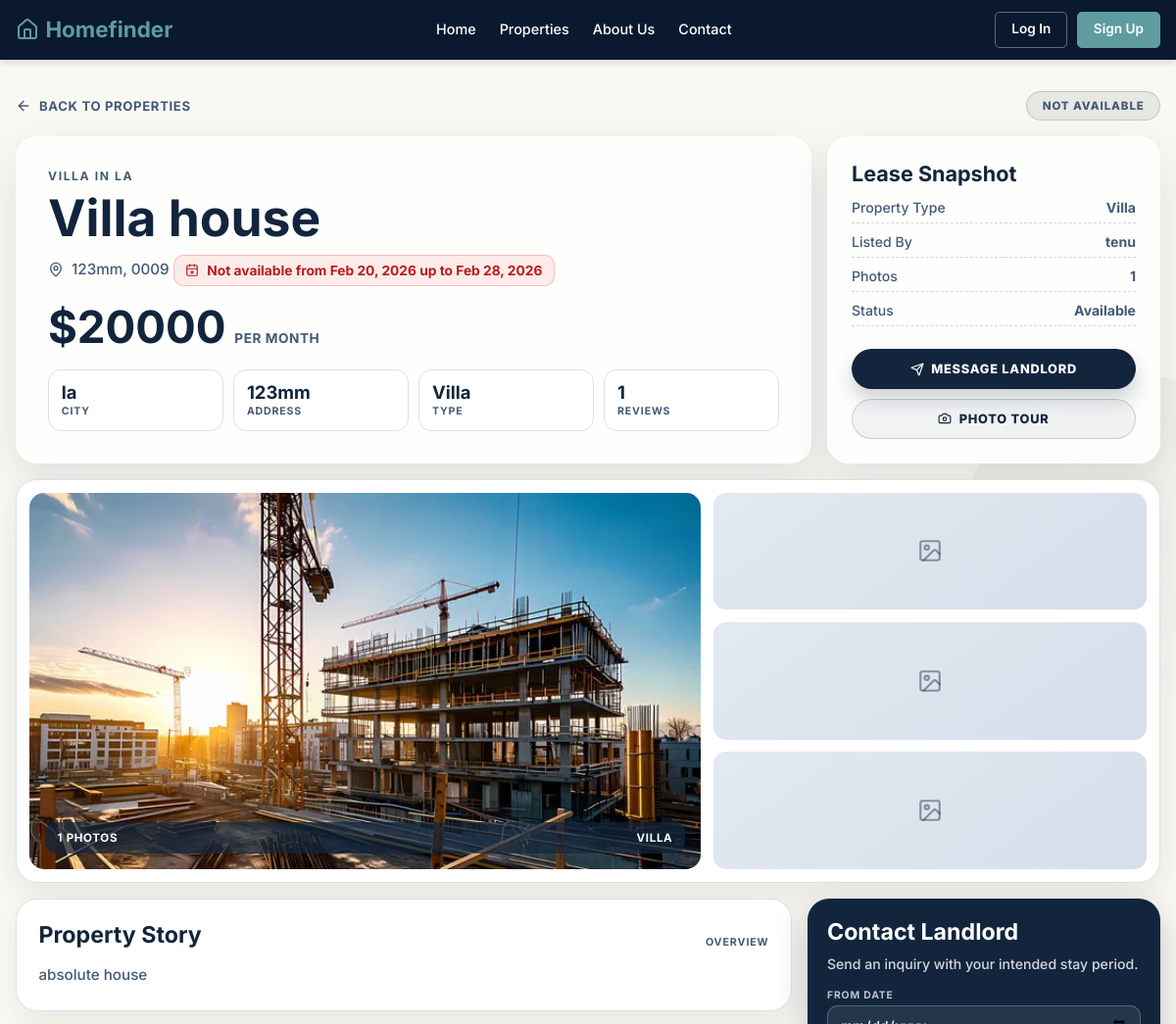
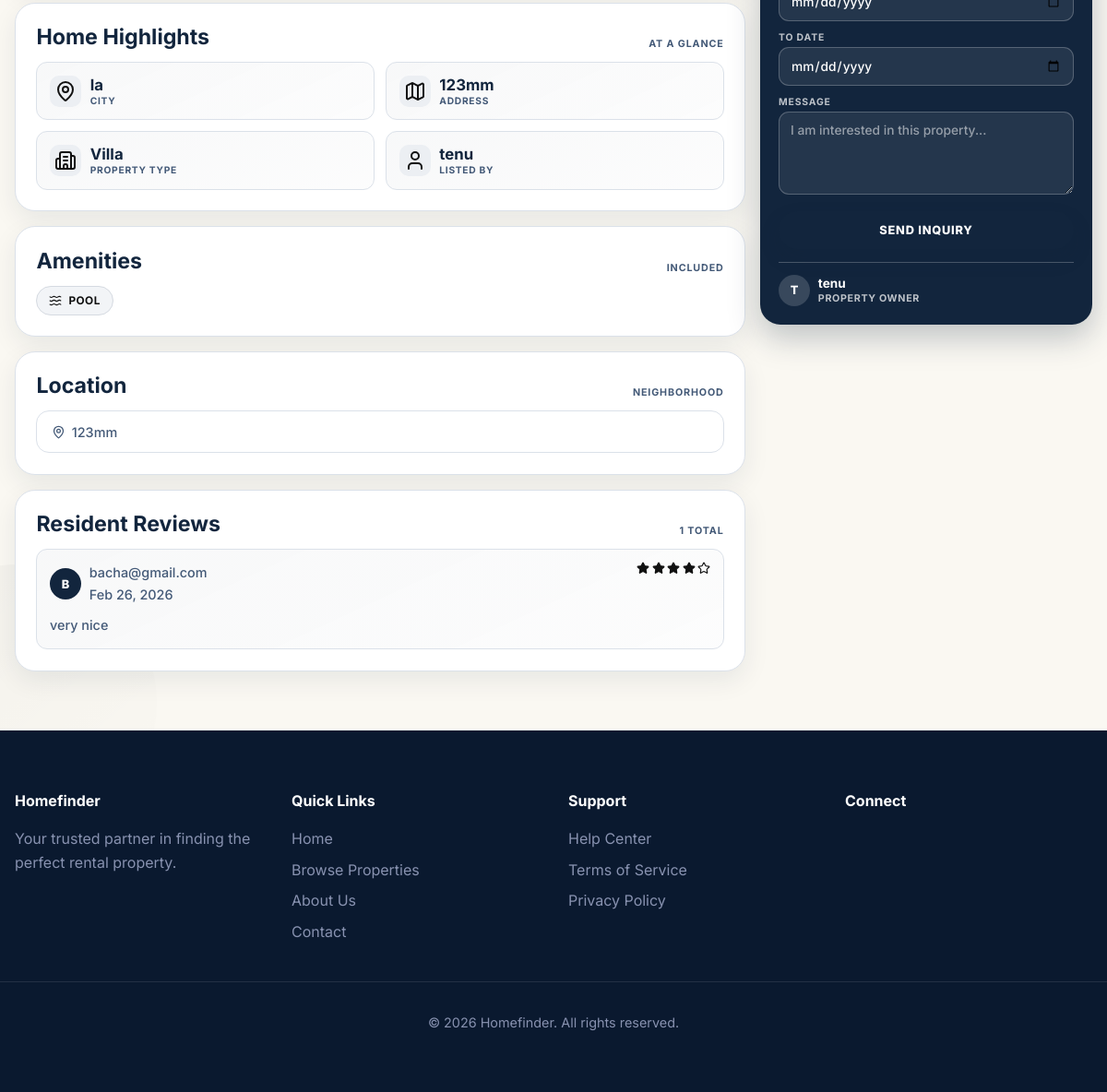
Screenshot of /properties/1/ with the database file from the repository (2 pictures, top to bottom).
### home_finder/models.py (models this page shows, shortened)
class Property(models.Model):
    PROPERTY_TYPES = (
        ('apartment', 'Apartment'),
        ('house',     'House'),
        ('villa',     'Villa'),
        ('studio',    'Studio'),
    )
    landlord = models.ForeignKey(
        User,
        on_delete=models.CASCADE,
        related_name='properties'
    )
    title       = models.CharField(max_length=255)   # Short text, e.g. "Cozy Studio in Bole"
    description = models.TextField()                  # Long text, e.g. a paragraph about the property
    location    = models.CharField(max_length=255)    # Full street address
    city        = models.CharField(max_length=100)    # City name
    zip_code    = models.CharField(max_length=20, blank=True, null=True)
    property_type = models.CharField(max_length=50, choices=PROPERTY_TYPES)
    price_per_month = models.DecimalField(max_digits=10, decimal_places=2)
    bedrooms  = models.IntegerField(default=1)         # Whole number, e.g. 2 bedrooms
    bathrooms = models.FloatField(default=1.0)          # Can be e.g. 1.5 bathrooms
    size_sqft = models.IntegerField(null=True, blank=True)  # Optional square footage
    has_pool    = models.BooleanField(default=False)
    has_gym     = models.BooleanField(default=False)
    has_parking = models.BooleanField(default=False)
    has_ac      = models.BooleanField(default=False)
    is_available = models.BooleanField(default=True)      # Is the property available to rent?
    created_at   = models.DateTimeField(auto_now_add=True) # Set automatically when created
    updated_at   = models.DateTimeField(auto_now=True)     # Updated automatically on every save

class Booking(models.Model):
    STATUS_CHOICES = (
        ('pending',   'Pending'),    # Waiting for landlord response
        ('confirmed', 'Confirmed'),  # Landlord accepted
        ('rejected',  'Rejected'),   # Landlord rejected
        ('cancelled', 'Cancelled'),  # Tenant cancelled
    )
    tenant = models.ForeignKey(
        User,
        on_delete=models.CASCADE,
        related_name='bookings'
    )
    property = models.ForeignKey(
        Property,
        on_delete=models.CASCADE,
        related_name='bookings'
    )
    message      = models.TextField(blank=True)   # Optional message from the tenant
    booking_date = models.DateField()              # Requested start date
    end_date     = models.DateField(null=True, blank=True)  # Requested end date
    status       = models.CharField(
        max_length=20,
        choices=STATUS_CHOICES,
        default='pending'
    )
    created_at = models.DateTimeField(auto_now_add=True)

class User(AbstractUser):
    ROLE_CHOICES = (
        ('tenant',   'Tenant'),    # Someone looking to rent
        ('landlord', 'Landlord'),  # Someone listing a property
    )
    role = models.CharField(
        max_length=20,
        choices=ROLE_CHOICES,
        default='tenant'
    )
    phone_number = models.CharField(max_length=20, blank=True, null=True)

class PropertyImage(models.Model):
    property = models.ForeignKey(
        Property,
        on_delete=models.CASCADE,
        related_name='images'
    )
    image = models.ImageField(upload_to='property_images/')

class Review(models.Model):
    property = models.ForeignKey(
        Property,
        on_delete=models.CASCADE,
        related_name='reviews'
    )
    user = models.ForeignKey(User, on_delete=models.CASCADE)
    rating  = models.IntegerField(choices=[(i, i) for i in range(1, 6)])
    comment = models.TextField()
    created_at = models.DateTimeField(auto_now_add=True)

### home_finder/views.py (the view, shortened to what this page needs)
# urls.py: path('properties/<int:id>/', views.property_detail, name='property_detail'),
def property_detail(request, id):
    property = get_object_or_404(Property.objects.prefetch_related('bookings'), id=id)
    unavailable_booking = get_unavailable_booking(property)
    return render(request, 'properties/property_detail.html', {
        'property': property,
        'unavailable_booking': unavailable_booking,
    })

### home_finder/views.py (called while the page is built)
def get_unavailable_booking(property_obj):
    today = date.today()
    confirmed = [b for b in property_obj.bookings.all() if b.status == 'confirmed']
    if not confirmed:
        return None
    upcoming_or_current = [
        b for b in confirmed
        if (b.end_date or b.booking_date) >= today
    ]
    if upcoming_or_current:
        return sorted(upcoming_or_current, key=lambda b: b.booking_date)[0]
    return sorted(confirmed, key=lambda b: b.booking_date, reverse=True)[0]

### Homefinder/templates/properties/property_detail.html (shortened to what this page needs)
{% extends 'base.html' %}
{% load static %}
{% block content %}
<section class="estate-shell">
    <div class="container estate-wrap">
        <div class="estate-top reveal">
            <a href="{% url 'property_list' %}" class="estate-back">
                <i data-lucide="arrow-left" style="width:16px;height:16px;"></i>Back to Properties
            </a>
            <span class="estate-status {% if unavailable_booking %}rented{% else %}available{% endif %}">
                {% if unavailable_booking %}Not Available{% else %}Available Now{% endif %}
            </span>
        </div>
        <div class="estate-hero">
            <div class="estate-intro glass reveal d1">
                <p class="estate-kicker">{{ property.get_property_type_display }} in {{ property.city }}</p>
                <h1 class="estate-title">{{ property.title }}</h1>
                <p class="estate-location">
                    <i data-lucide="map-pin" style="width:16px;height:16px;"></i>
                    {{ property.location|default:property.city }}{% if property.zip_code %}, {{ property.zip_code }}{% endif %}
                </p>
                {% if unavailable_booking %}
                <p class="estate-unavailable-note">
                    <i data-lucide="calendar-x" style="width:14px;height:14px;"></i>
                    Not available from {{ unavailable_booking.booking_date|date:"M d, Y" }} up to {{ unavailable_booking.end_date|default:unavailable_booking.booking_date|date:"M d, Y" }}
                </p>
                {% endif %}
                <div class="estate-price-row">
                    <span class="estate-price">${{ property.price_per_month|floatformat:0 }}</span>
                    <span class="estate-period">per month</span>
                </div>
                <div class="estate-metrics">
                    <div class="estate-metric"><strong>{{ property.city }}</strong><span>City</span></div>
                    <div class="estate-metric"><strong>{{ property.location|default:"Not listed" }}</strong><span>Address</span></div>
                    <div class="estate-metric"><strong>{{ property.get_property_type_display }}</strong><span>Type</span></div>
                    <div class="estate-metric"><strong>{{ property.reviews.count }}</strong><span>Reviews</span></div>
                </div>
            </div>
            <aside class="estate-snapshot glass reveal d2">
                <div>
                    <h2>Lease Snapshot</h2>
                    <ul>
                        <li><span>Property Type</span><strong>{{ property.get_property_type_display }}</strong></li>
                        <li><span>Listed By</span><strong>{{ property.landlord.username }}</strong></li>
                        <li><span>Photos</span><strong>{{ property.images.count }}</strong></li>
                        <li><span>Status</span><strong>{% if property.is_available %}Available{% else %}Rented{% endif %}</strong></li>
                    </ul>
                </div>
                <div class="estate-actions">
                    <a href="#contact-form" class="estate-btn primary"><i data-lucide="send"
                            style="width:14px;height:14px;"></i>Message Landlord</a>
                    <a href="#photo-tour" class="estate-btn ghost"><i data-lucide="camera"
                            style="width:14px;height:14px;"></i>Photo Tour</a>
                </div>
            </aside>
        </div>
        <section class="estate-gallery reveal d2" id="photo-tour">
            {% with main_image=property.images.first %}
            <div class="estate-main-image">
                {% if main_image %}
                <img src="{{ main_image.image.url }}" alt="{{ property.title }}">
                {% else %}
                <div class="estate-empty"><i data-lucide="image-off" style="width:40px;height:40px;"></i></div>
                {% endif %}
                <div class="estate-gallery-label"><span>{{ property.images.count }} photos</span><span>{{ property.get_property_type_display }}</span></div>
            </div>
            {% endwith %}
            <div class="estate-stack">
                {% for img in property.images.all|slice:"1:4" %}
                <div class="estate-thumb"><img src="{{ img.image.url }}"
                        alt="Property image {{ forloop.counter|add:1 }}"></div>
                {% empty %}
                <div class="estate-thumb estate-empty"><i data-lucide="image" style="width:26px;height:26px;"></i></div>
                <div class="estate-thumb estate-empty"><i data-lucide="image" style="width:26px;height:26px;"></i></div>
                <div class="estate-thumb estate-empty"><i data-lucide="image" style="width:26px;height:26px;"></i></div>
                {% endfor %}
            </div>
        </section>
        <div class="estate-grid">
            <div class="estate-left">
                <article class="estate-panel reveal d3">
                    <div class="head">
                        <h3>Property Story</h3><span>Overview</span>
                    </div>
                    <p class="estate-text">{{ property.description|default:"No description provided for this property." }}</p>
                </article>
                <article class="estate-panel reveal d3">
                    <div class="head">
                        <h3>Home Highlights</h3><span>At A Glance</span>
                    </div>
                    <div class="estate-highlights">
                        <div class="estate-item"><span class="estate-icon"><i data-lucide="map-pin"></i></span>
                            <div><strong>{{ property.city }}</strong><small>City</small></div>
                        </div>
                        <div class="estate-item"><span class="estate-icon"><i data-lucide="map"></i></span>
                            <div><strong>{{ property.location|default:"Not listed" }}</strong><small>Address</small>
                            </div>
                        </div>
                        <div class="estate-item"><span class="estate-icon"><i data-lucide="building-2"></i></span>
                            <div><strong>{{ property.get_property_type_display }}</strong><small>Property Type</small>
                            </div>
                        </div>
                        <div class="estate-item"><span class="estate-icon"><i data-lucide="user"></i></span>
                            <div><strong>{{ property.landlord.username }}</strong><small>Listed By</small></div>
                        </div>
                    </div>
                </article>
                <article class="estate-panel reveal d4">
                    <div class="head">
                        <h3>Amenities</h3><span>Included</span>
                    </div>
                    <div class="estate-amenities">
                        {% if property.has_pool %}<span class="estate-chip"><i data-lucide="waves"
                                style="width:14px;height:14px;"></i>Pool</span>{% endif %}
                    </div>
                </article>
                <article class="estate-panel reveal d4">
                    <div class="head">
                        <h3>Location</h3><span>Neighborhood</span>
                    </div>
                    <div class="estate-map">
                        <div class="estate-map-address"><i data-lucide="map-pin" style="width:15px;height:15px;"></i>{{ property.location|default:property.city }}</div>
                    </div>
                </article>
                <article class="estate-panel reveal d4">
                    <div class="head">
                        <h3>Resident Reviews</h3><span>{{ property.reviews.count }} total</span>
                    </div>
                    <div class="estate-reviews">
                        {% for review in property.reviews.all %}
                        <div class="estate-review">
                            <div class="estate-review-top">
                                <div class="estate-user">
                                    <div class="estate-avatar">{{ review.user.username|first|upper }}</div>
                                    <div>
                                        <p class="estate-user-name">{{ review.user.username }}</p>
                                        <p class="estate-user-date">{{ review.created_at|date:"M d, Y" }}</p>
                                    </div>
                                </div>
                                <div class="estate-stars">
                                    {% for i in "12345" %}
                                    {% if forloop.counter <= review.rating %}<i data-lucide="star"
                                        style="width:14px;height:14px;fill:currentColor;"></i>{% else %}<i
                                            data-lucide="star" style="width:14px;height:14px;"></i>{% endif %}
                                        {% endfor %}
                                </div>
                            </div>
                            <p>{{ review.comment }}</p>
                        </div>
                        {% empty %}
                        <div class="estate-review">
                            <p>No reviews yet. Be the first tenant to leave feedback for this property.</p>
                        </div>
                        {% endfor %}
                    </div>
                </article>
            </div>
            <aside class="estate-right reveal d3" id="contact-form">
                <div class="estate-contact">
                    <h3>Contact Landlord</h3>
                    <p>Send an inquiry with your intended stay period.</p>
                    <form class="estate-form" method="post" action="{% url 'property_detail' id=property.id %}">
                        <div><label for="inquiry-start-date">From Date</label><input id="inquiry-start-date" type="date"
                                name="start_date" required></div>
                        <div><label for="inquiry-end-date">To Date</label><input id="inquiry-end-date" type="date"
                                name="end_date" required></div>
                        <div><label for="inquiry-message">Message</label><textarea id="inquiry-message" name="message"
                                placeholder="I am interested in this property..."></textarea></div>
                        <button type="submit" class="estate-btn primary">Send Inquiry</button>
                    </form>
                    <div class="estate-owner">
                        <div class="estate-avatar">{{ property.landlord.username|first|upper }}</div>
                        <div>
                            <p class="estate-owner-name">{{ property.landlord.username }}</p>
                            <p class="estate-owner-role">Property Owner</p>
                        </div>
                    </div>
                </div>
            </aside>
        </div>
    </div>
</section>
{% endblock %}

### Homefinder/static/css/styles.css (style rules this page uses)
:root { --color-primary: #0a192f; --color-primary-light: #112240; --color-secondary: #f8f8f8; --color-text-main: #333333; --color-text-light: #8892b0; --color-accent: #64ffda; --color-gold: #5e9ca0; --color-white: #ffffff; --font-main: 'Inter', sans-serif; --spacing-xs: 0.5rem; --spacing-sm: 1rem; --spacing-md: 2rem; --spacing-lg: 4rem; --border-radius: 8px; --shadow-sm: 0 2px 4px rgba(0, 0, 0, 0.1); --shadow-md: 0 4px 6px rgba(0, 0, 0, 0.1); }
* { margin: 0; padding: 0; box-sizing: border-box; }
body { font-family: var(--font-main); background-color: var(--color-secondary); color: var(--color-text-main); line-height: 1.6; }
a { text-decoration: none; color: inherit; transition: color 0.3s ease; }
h1, h2, h3, h4, h5, h6 { color: var(--color-primary); margin-bottom: var(--spacing-sm); }
.container { max-width: 1200px; margin: 0 auto; padding: 0 var(--spacing-sm); }

### rows the page displays
Property: property_type "VILLA", city "LA", title "Villa house", location "123mm", zip_code "0009", price_per_month "20000", city "la", property_type "Villa", reviews.count "1", landlord.username "tenu", images.count "1", description "absolute house", landlord.username|first "T"
Booking: booking_date "Feb 20, 2026", end_date "Feb 28, 2026"
PropertyImage: image (picture)
Review: user.username|first "B", user.username "bacha@gmail.com", created_at "Feb 26, 2026", comment "very nice"
